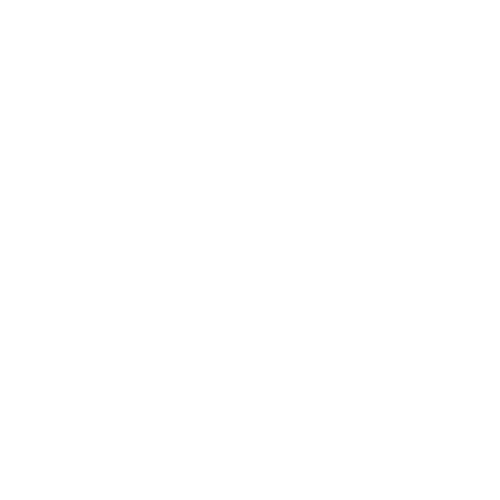
Frame 1 (no input)
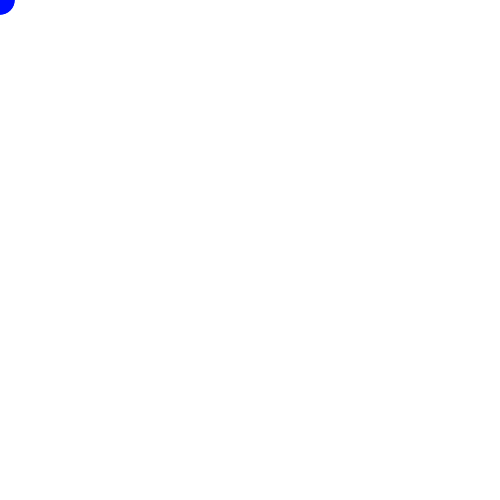
Frame 60 (the mouse pressed at the canvas centre just before this capture)
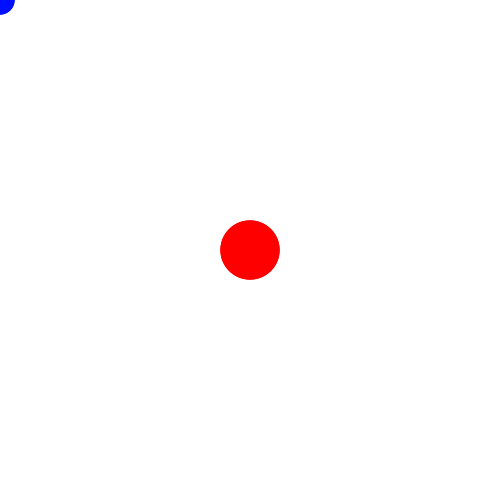
Frame 120 (the mouse held since frame 60 and released just before this capture)

The Processing sketch that drew these frames (run headless with seeded random() and noise(); from frame 60 on, the mouse is pressed at the canvas centre):

// Processing sketch: task1
// ── task1.pde
float counter1, counter2;

void setup(){
 size(500,500); 
 colorMode(HSB,360,100,100);
 ellipseMode(CENTER);
 noStroke();
 background(360);
}

void draw(){
  fill(counter1,100,100);
  ellipse(mouseX,mouseY,counter2,counter2);
  counter1+= 4;
  counter2 += 0.5;
}
